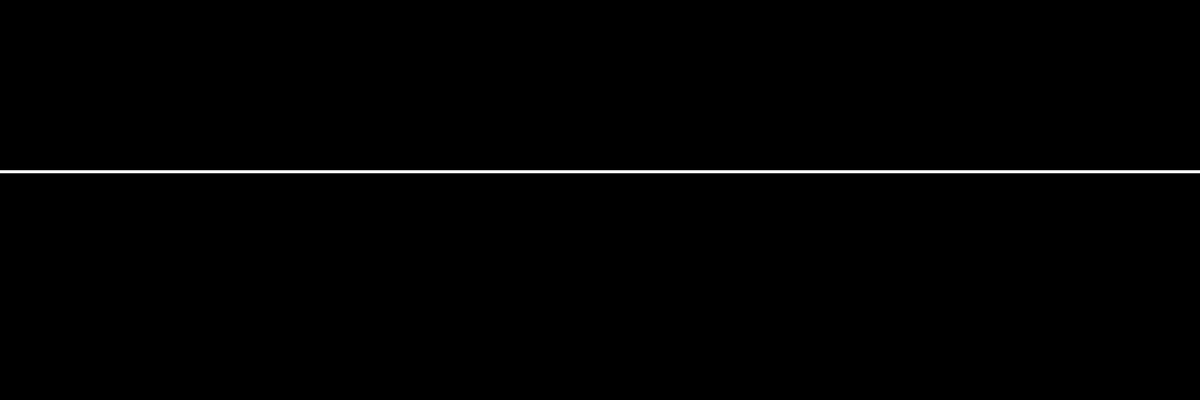
Frame 1 (no input)
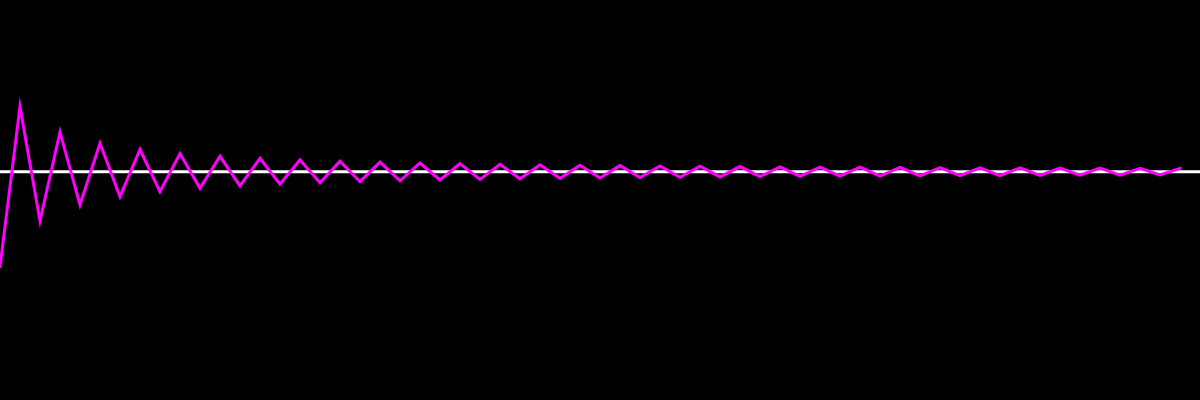
Frame 60 (no input)
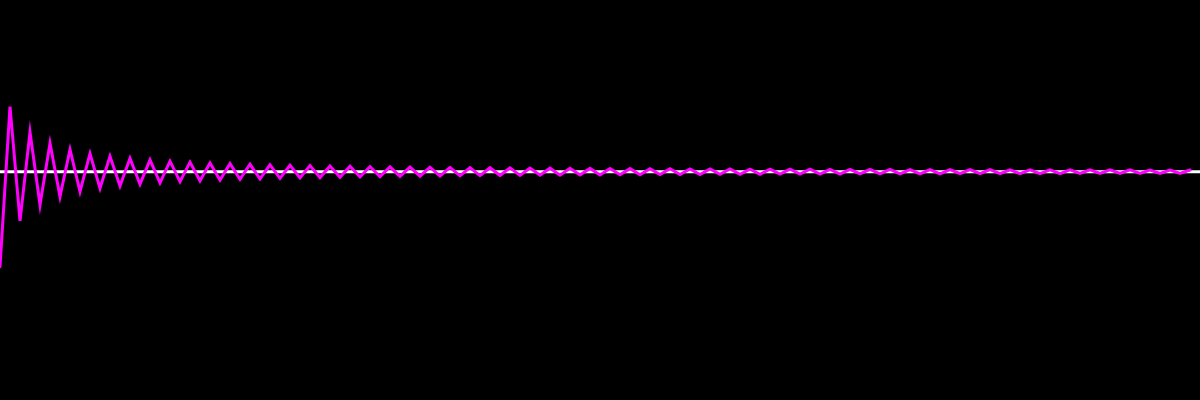
Frame 120 (the mouse pressed at the canvas centre since frame 60)

The p5.js sketch that drew these frames (run headless with seeded random() and noise() and a simulated clock; from frame 60 on, the mouse is pressed at the canvas centre):

// p5.js sketch
// ── sketch.js
let pi = 4;
let interation = 0;

let minY = 2;
let maxY = 4;

const history = [];
let div;

function setup() {
	createCanvas(windowWidth, 400);
	div = createDiv("0")
}

function draw() {
	background(0);
	let denominator = interation * 2 + 3;
	let fraction = 4/denominator;
	
	(interation % 2 == 0 ) ? pi -= fraction : pi += fraction;
	history.push(pi);
	
	stroke(255);
	strokeWeight(3);
	let piY = map(PI, minY, maxY, height, 0);
	line(0, piY, width, piY);

	stroke(255, 0, 255);
	noFill();	
	beginShape();
		let spacing = width / history.length;
		for(let i = 0; i < history.length; i++) {
			let x = i * spacing;
			let y = map(history[i], minY, maxY, height, 0);
			vertex(x, y);
		}
	endShape();
	interation++
	
	div.html(pi)
}
